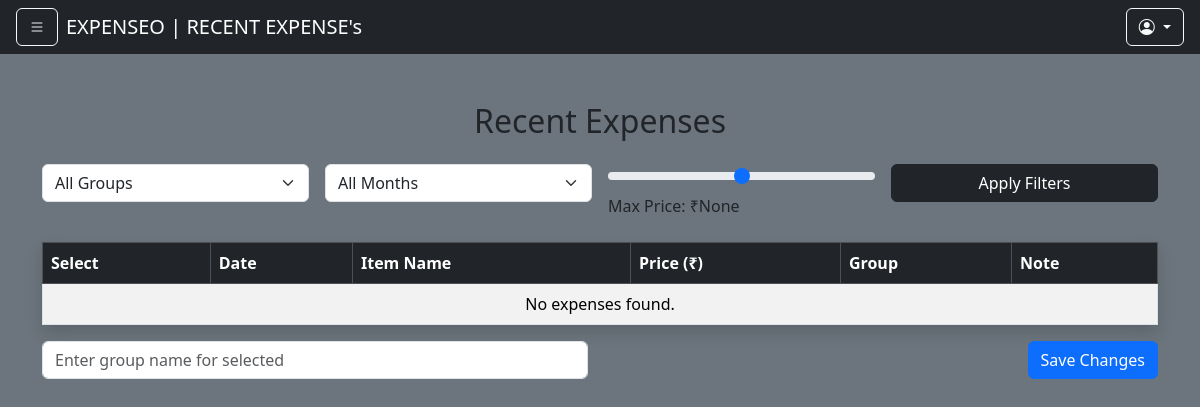
Before: /recent-expenses/ (signed in) with the older database file.
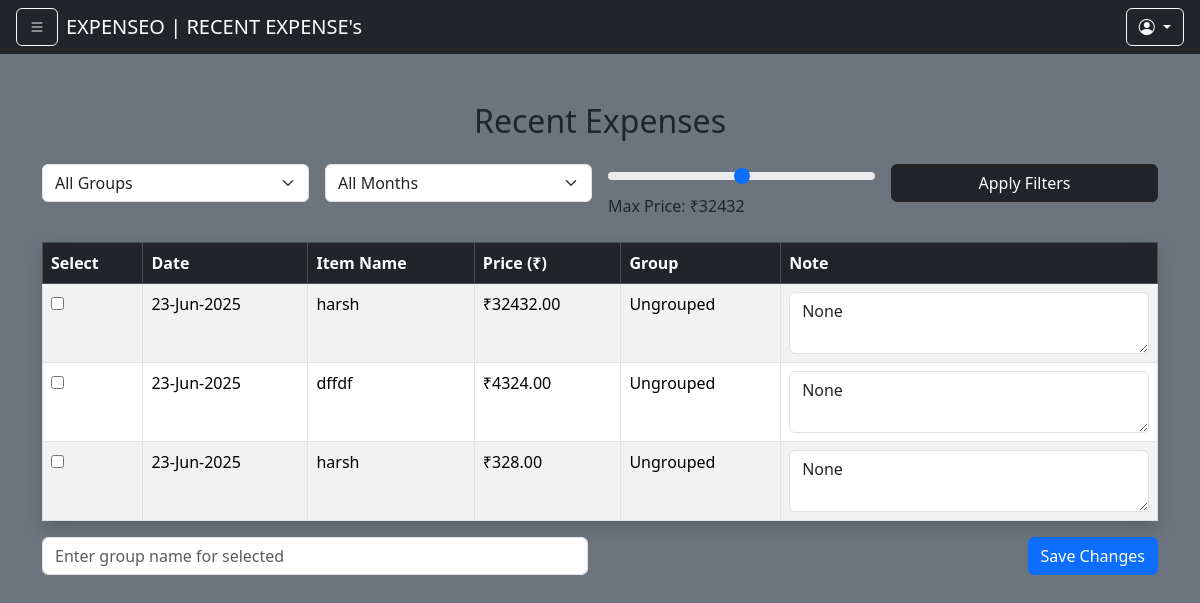
After: the same page with the newer database file.
### apps/expense/models.py (models this page shows, shortened)
class BaseClass(models.Model):
    UID = models.UUIDField(default=uuid.uuid4, primary_key=True, null=False, blank=False)
    created_at = models.DateTimeField(auto_now_add=True)
    updated_at = models.DateTimeField(auto_now=True)
    class Meta:
        abstract = True

class Transaction(BaseClass):
    user = models.ForeignKey(Users, on_delete=models.CASCADE)
    item_name = models.CharField(max_length=255)
    expected_amount = models.DecimalField(max_digits=10, decimal_places=2)
    paid_amount = models.DecimalField(max_digits=10, decimal_places=2)
    group_name = models.CharField(max_length=100, blank=True, null=True)
    note = models.TextField(blank=True, null=True)
    transaction_time = models.DateTimeField(auto_now_add=True)

### apps/expense/views.py (the view, shortened to what this page needs)
# urls.py: path('recent-expenses/',recent_expenses,name="recent_expenses"),
def recent_expenses(request):
    user_uid = request.session.get('user_id')
    if not user_uid:
        messages.warning(request, "Please log in to view your recent expenses.")
        return redirect('login')
    expenses = Transaction.objects.filter(user_id=user_uid).order_by('-transaction_time')
    group_filter = request.GET.get('group')
    date_filter = request.GET.get('month_year')
    max_price = request.GET.get('price_max')
    if group_filter and group_filter != 'all':
        expenses = expenses.filter(group_name=group_filter)
    if max_price:
        try:
            expenses = expenses.filter(paid_amount__lte=Decimal(max_price))
        except:
            pass
    all_groups = Transaction.objects.filter(user_id=user_uid).values_list('group_name', flat=True).distinct()
    all_groups = [g for g in all_groups if g]  # remove nulls
    month_years = Transaction.objects.filter(user_id=user_uid).dates('transaction_time', 'month', order='DESC')
    price_range = Transaction.objects.filter(user_id=user_uid).aggregate(min_price=Min('paid_amount'), max_price=Max('paid_amount'))
    for e in expenses:
        if not e.group_name:
            e.group_name = "Ungrouped"
        if not e.note:
            e.note = "None"
        e.formatted_date = localtime(e.transaction_time).strftime('%d-%b-%Y')
    return render(request, 'expense/recent_expenses.html', {
        'expenses': expenses,
        'groups': all_groups,
        'month_years': month_years,
        'price_range': price_range
})

### apps/expense/templates/expense/recent_expenses.html (shortened to what this page needs)
{% extends "expense/base.html" %}
{% block page %}RECENT EXPENSE's{% endblock  %}
{% block body %}
<div class="container mt-5">
    <h2 class="text-center mb-4">Recent Expenses</h2>
    <form method="get" class="row mb-4 g-3">
        <div class="col-md-3">
            <select name="group" class="form-select">
                <option value="all">All Groups</option>
            </select>
        </div>
        <div class="col-md-3">
            <select name="month_year" class="form-select">
                <option value="">All Months</option>
            </select>
        </div>
        <div class="col-md-3">
            <input type="range" class="form-range" name="price_max"
                min="{{ price_range.min_price }}" max="{{ price_range.max_price }}" step="1"
                oninput="document.getElementById('rangeValue').innerText = '₹' + this.value;">
            <label>Max Price: <span id="rangeValue">₹{{ price_range.max_price }}</span></label>
        </div>
        <div class="col-md-3">
            <button type="submit" class="btn btn-dark w-100">Apply Filters</button>
        </div>
    </form>
    <form method="post">
        <table class="table table-bordered table-striped shadow">
            <thead class="table-dark">
                <tr>
                    <th scope="col">Select</th>
                    <th scope="col">Date</th>
                    <th scope="col">Item Name</th>
                    <th scope="col">Price (₹)</th>
                    <th scope="col">Group</th>
                    <th scope="col">Note</th>
                </tr>
            </thead>
            <tbody>
                {% for expense in expenses %}
                <tr>
                    <td><input type="checkbox" name="selected" value="{{ expense.UID }}"></td>
                    <td>{{ expense.formatted_date }}</td>
                    <td>{{ expense.item_name }}</td>
                    <td>₹{{ expense.paid_amount }}</td>
                    <td>{{ expense.group_name }}</td>
                    <td>
                        <textarea name="note_{{ expense.UID }}" maxlength="100"
                            class="form-control" rows="2">{{ expense.note }}</textarea>
                    </td>
                </tr>
                {% empty %}
                <tr>
                    <td colspan="6" class="text-center">No expenses found.</td>
                </tr>
                {% endfor %}
            </tbody>
        </table>
        <div class="row mt-3">
            <div class="col-md-6">
                <input type="text" name="group_name" class="form-control" placeholder="Enter group name for selected">
            </div>
            <div class="col-md-6 text-end">
                <button type="submit" class="btn btn-primary">Save Changes</button>
            </div>
        </div>
    </form>
</div>
{% endblock %}

### apps/expense/templates/expense/base.html (shortened to what this page needs)
<!DOCTYPE html>
<html lang="en">
<head>
  <link href="https://cdn.jsdelivr.net/npm/bootstrap@5.3.6/dist/css/bootstrap.min.css" rel="stylesheet" />
  <link rel="stylesheet" href="https://cdn.jsdelivr.net/npm/bootstrap-icons@1.10.5/font/bootstrap-icons.css" />
</head>
<body class="bg-secondary">
  <nav class="navbar sticky-top navbar-dark bg-dark px-3">
    <button class="btn btn-outline-light me-2 d-block" type="button" data-bs-toggle="offcanvas"
      data-bs-target="#sidebar" aria-controls="sidebar">
      <i class="bi bi-list"></i>
    </button>
    <span class="navbar-brand mb-0 h1">
      EXPENSEO | {% block page %}{% endblock %}
    </span>
    <div class="dropdown ms-auto">
      <a class="btn btn-outline-light dropdown-toggle" href="#" role="button" id="dropdownMenuLink"
        data-bs-toggle="dropdown" aria-expanded="false">
        <i class="bi bi-person-circle"></i>
      </a>
    </div>
  </nav>
  {% block body %}
  {% endblock %}
  </body >
</html >

Changed rows visible on the page:
added Transaction: formatted_date "23-Jun-2025", item_name "harsh", paid_amount "32432.00", group_name "Ungrouped", UID "None"
added Transaction: formatted_date "23-Jun-2025", item_name "dffdf", paid_amount "4324.00", group_name "Ungrouped", UID "None"
added Transaction: formatted_date "23-Jun-2025", item_name "harsh", paid_amount "328.00", group_name "Ungrouped", UID "None"
Other visible differences:
form field price_max: "50" → "16380"
{{ price_range.max_price }}: "None" → "32432"
text no longer shown: "No expenses found."
